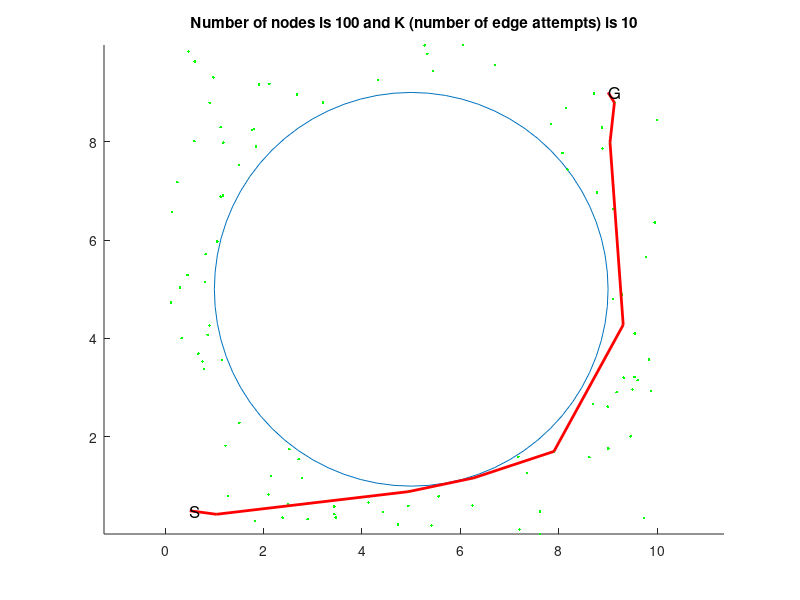

MATLAB code to generate this figure:
clf
% Automatically generated by solvePlanningProblem using
% #nodes=100
% #edges per node10
% step size for collision check 0.1
% xMin=0
% xMax=10
% yMin=0
% yMax=10
% worldModel="SingleCircleWorld"
% problem spec file "problem1.txt"

clf
hold on
plot(5 + 4*cos((0:5:360)/180*pi),5 + 4*sin((0:5:360)/180*pi))
plot(2.77867,1.16934,'.g')
plot(3.20633,8.79197,'.g')
plot(0.249728,7.17579,'.g')
plot(1.04126,0.428079,'.g')
plot(4.73078,0.221279,'.g')
plot(9.03957,7.98388,'.g')
plot(4.42378,0.469224,'.g')
plot(6.24803,0.606471,'.g')
plot(6.26889,1.16677,'.g')
plot(9.86868,2.93061,'.g')
plot(8.87894,8.2879,'.g')
plot(0.899879,4.26403,'.g')
plot(5.55726,0.793592,'.g')
plot(7.89979,1.70549,'.g')
plot(8.77117,6.9706,'.g')
plot(4.94026,0.887507,'.g')
plot(4.13165,0.667298,'.g')
plot(5.2734,9.95558,'.g')
plot(3.46703,0.361481,'.g')
plot(5.41026,0.198919,'.g')
plot(9.73644,0.355141,'.g')
plot(1.90868,9.16122,'.g')
plot(2.68037,8.95947,'.g')
plot(1.82723,0.291673,'.g')
plot(2.15275,1.20201,'.g')
plot(9.45987,2.01194,'.g')
plot(7.35653,1.26386,'.g')
plot(1.27809,0.803185,'.g')
plot(9.12886,8.79459,'.g')
plot(0.594872,8.01056,'.g')
plot(3.43728,0.428352,'.g')
plot(9.31774,3.20353,'.g')
plot(1.76285,8.2397,'.g')
plot(3.43432,0.586041,'.g')
plot(9.59857,3.15308,'.g')
plot(0.786778,3.38537,'.g')
plot(0.602703,9.62864,'.g')
plot(8.62031,1.58909,'.g')
plot(7.83533,8.35457,'.g')
plot(5.32872,9.78217,'.g')
plot(9.0029,1.7682,'.g')
plot(1.15211,3.56454,'.g')
plot(9.30769,4.27691,'.g')
plot(0.334623,4.00907,'.g')
plot(0.453697,5.29183,'.g')
plot(9.82886,3.5756,'.g')
plot(1.22519,1.82132,'.g')
plot(0.903123,8.78894,'.g')
plot(0.811873,5.15044,'.g')
plot(2.10155,0.831005,'.g')
plot(6.69956,9.55624,'.g')
plot(1.80272,8.25556,'.g')
plot(1.17433,6.90756,'.g')
plot(0.143784,6.57496,'.g')
plot(8.99046,2.61505,'.g')
plot(1.18213,7.98203,'.g')
plot(0.823211,5.71369,'.g')
plot(9.99574,8.43991,'.g')
plot(9.49562,2.96072,'.g')
plot(0.864763,4.07541,'.g')
plot(5.43818,9.43343,'.g')
plot(7.6159,0.485089,'.g')
plot(7.17865,1.59644,'.g')
plot(0.674939,3.69198,'.g')
plot(1.12792,6.88331,'.g')
plot(1.84732,7.89925,'.g')
plot(2.71206,1.55055,'.g')
plot(0.117495,4.73157,'.g')
plot(0.978123,9.30686,'.g')
plot(0.477767,9.83107,'.g')
plot(0.760013,3.53192,'.g')
plot(1.05706,5.97248,'.g')
plot(9.53669,3.22043,'.g')
plot(9.76889,5.65828,'.g')
plot(8.71595,8.97663,'.g')
plot(0.301959,5.03231,'.g')
plot(8.07329,7.76912,'.g')
plot(2.49364,0.636348,'.g')
plot(8.17739,7.43137,'.g')
plot(9.09828,4.80428,'.g')
plot(4.94024,0.602392,'.g')
plot(1.12859,8.29392,'.g')
plot(4.31899,9.25549,'.g')
plot(9.94921,6.3603,'.g')
plot(8.14831,8.68917,'.g')
plot(8.88903,7.8591,'.g')
plot(7.61171,0.0274955,'.g')
plot(2.11752,9.17701,'.g')
plot(1.50903,2.28695,'.g')
plot(8.69475,2.66403,'.g')
plot(9.17195,2.91007,'.g')
plot(9.54448,4.10151,'.g')
plot(7.20355,0.118575,'.g')
plot(2.89524,0.327605,'.g')
plot(6.05997,9.96379,'.g')
plot(1.49447,7.52617,'.g')
plot(2.38772,0.360862,'.g')
plot(9.09898,6.63548,'.g')
plot(2.52465,1.74943,'.g')
plot(9.28333,4.89745,'.g')
if 0
  plot([0.249728,3.20633] ,[7.17579, 8.79197], 'k')
  plot([1.04126,2.77867] ,[0.428079, 1.16934], 'k')
  plot([1.04126,0.249728] ,[0.428079, 7.17579], 'k')
  plot([4.73078,2.77867] ,[0.221279, 1.16934], 'k')
  plot([4.73078,1.04126] ,[0.221279, 0.428079], 'k')
  plot([4.42378,4.73078] ,[0.469224, 0.221279], 'k')
  plot([4.42378,2.77867] ,[0.469224, 1.16934], 'k')
  plot([4.42378,1.04126] ,[0.469224, 0.428079], 'k')
  plot([6.24803,4.73078] ,[0.606471, 0.221279], 'k')
  plot([6.24803,4.42378] ,[0.606471, 0.469224], 'k')
  plot([6.24803,2.77867] ,[0.606471, 1.16934], 'k')
  plot([6.24803,1.04126] ,[0.606471, 0.428079], 'k')
  plot([6.26889,6.24803] ,[1.16677, 0.606471], 'k')
  plot([6.26889,4.73078] ,[1.16677, 0.221279], 'k')
  plot([6.26889,4.42378] ,[1.16677, 0.469224], 'k')
  plot([9.86868,6.26889] ,[2.93061, 1.16677], 'k')
  plot([9.86868,6.24803] ,[2.93061, 0.606471], 'k')
  plot([9.86868,9.03957] ,[2.93061, 7.98388], 'k')
  plot([9.86868,4.73078] ,[2.93061, 0.221279], 'k')
  plot([8.87894,9.03957] ,[8.2879, 7.98388], 'k')
  plot([8.87894,9.86868] ,[8.2879, 2.93061], 'k')
  plot([0.899879,0.249728] ,[4.26403, 7.17579], 'k')
  plot([0.899879,1.04126] ,[4.26403, 0.428079], 'k')
  plot([5.55726,6.24803] ,[0.793592, 0.606471], 'k')
  plot([5.55726,6.26889] ,[0.793592, 1.16677], 'k')
  plot([5.55726,4.73078] ,[0.793592, 0.221279], 'k')
  plot([5.55726,4.42378] ,[0.793592, 0.469224], 'k')
  plot([5.55726,2.77867] ,[0.793592, 1.16934], 'k')
  plot([5.55726,1.04126] ,[0.793592, 0.428079], 'k')
  plot([5.55726,9.86868] ,[0.793592, 2.93061], 'k')
  plot([7.89979,6.26889] ,[1.70549, 1.16677], 'k')
  plot([7.89979,6.24803] ,[1.70549, 0.606471], 'k')
  plot([7.89979,9.86868] ,[1.70549, 2.93061], 'k')
  plot([7.89979,5.55726] ,[1.70549, 0.793592], 'k')
  plot([7.89979,4.73078] ,[1.70549, 0.221279], 'k')
  plot([7.89979,4.42378] ,[1.70549, 0.469224], 'k')
  plot([8.77117,9.03957] ,[6.9706, 7.98388], 'k')
  plot([8.77117,8.87894] ,[6.9706, 8.2879], 'k')
  plot([8.77117,9.86868] ,[6.9706, 2.93061], 'k')
  plot([4.94026,5.55726] ,[0.887507, 0.793592], 'k')
  plot([4.94026,4.42378] ,[0.887507, 0.469224], 'k')
  plot([4.94026,4.73078] ,[0.887507, 0.221279], 'k')
  plot([4.94026,6.24803] ,[0.887507, 0.606471], 'k')
  plot([4.94026,6.26889] ,[0.887507, 1.16677], 'k')
  plot([4.94026,2.77867] ,[0.887507, 1.16934], 'k')
  plot([4.94026,1.04126] ,[0.887507, 0.428079], 'k')
  plot([4.13165,4.42378] ,[0.667298, 0.469224], 'k')
  plot([4.13165,4.73078] ,[0.667298, 0.221279], 'k')
  plot([4.13165,4.94026] ,[0.667298, 0.887507], 'k')
  plot([4.13165,5.55726] ,[0.667298, 0.793592], 'k')
  plot([4.13165,2.77867] ,[0.667298, 1.16934], 'k')
  plot([4.13165,6.24803] ,[0.667298, 0.606471], 'k')
  plot([4.13165,6.26889] ,[0.667298, 1.16677], 'k')
  plot([4.13165,1.04126] ,[0.667298, 0.428079], 'k')
  plot([5.2734,3.20633] ,[9.95558, 8.79197], 'k')
  plot([5.2734,8.87894] ,[9.95558, 8.2879], 'k')
  plot([5.2734,9.03957] ,[9.95558, 7.98388], 'k')
  plot([5.2734,0.249728] ,[9.95558, 7.17579], 'k')
  plot([3.46703,4.13165] ,[0.361481, 0.667298], 'k')
  plot([3.46703,4.42378] ,[0.361481, 0.469224], 'k')
  plot([3.46703,2.77867] ,[0.361481, 1.16934], 'k')
  plot([3.46703,4.73078] ,[0.361481, 0.221279], 'k')
  plot([3.46703,4.94026] ,[0.361481, 0.887507], 'k')
  plot([3.46703,5.55726] ,[0.361481, 0.793592], 'k')
  plot([3.46703,1.04126] ,[0.361481, 0.428079], 'k')
  plot([3.46703,6.24803] ,[0.361481, 0.606471], 'k')
  plot([3.46703,6.26889] ,[0.361481, 1.16677], 'k')
  plot([5.41026,5.55726] ,[0.198919, 0.793592], 'k')
  plot([5.41026,4.73078] ,[0.198919, 0.221279], 'k')
  plot([5.41026,4.94026] ,[0.198919, 0.887507], 'k')
  plot([5.41026,6.24803] ,[0.198919, 0.606471], 'k')
  plot([5.41026,4.42378] ,[0.198919, 0.469224], 'k')
  plot([5.41026,4.13165] ,[0.198919, 0.667298], 'k')
  plot([5.41026,3.46703] ,[0.198919, 0.361481], 'k')
  plot([5.41026,2.77867] ,[0.198919, 1.16934], 'k')
  plot([5.41026,7.89979] ,[0.198919, 1.70549], 'k')
  plot([9.73644,7.89979] ,[0.355141, 1.70549], 'k')
  plot([9.73644,9.86868] ,[0.355141, 2.93061], 'k')
  plot([9.73644,6.24803] ,[0.355141, 0.606471], 'k')
  plot([9.73644,5.55726] ,[0.355141, 0.793592], 'k')
  plot([9.73644,5.41026] ,[0.355141, 0.198919], 'k')
  plot([9.73644,4.94026] ,[0.355141, 0.887507], 'k')
  plot([9.73644,4.73078] ,[0.355141, 0.221279], 'k')
  plot([9.73644,4.42378] ,[0.355141, 0.469224], 'k')
  plot([9.73644,4.13165] ,[0.355141, 0.667298], 'k')
  plot([1.90868,3.20633] ,[9.16122, 8.79197], 'k')
  plot([1.90868,0.249728] ,[9.16122, 7.17579], 'k')
  plot([1.90868,5.2734] ,[9.16122, 9.95558], 'k')
  plot([2.68037,3.20633] ,[8.95947, 8.79197], 'k')
  plot([2.68037,1.90868] ,[8.95947, 9.16122], 'k')
  plot([2.68037,5.2734] ,[8.95947, 9.95558], 'k')
  plot([2.68037,0.249728] ,[8.95947, 7.17579], 'k')
  plot([1.82723,1.04126] ,[0.291673, 0.428079], 'k')
  plot([1.82723,2.77867] ,[0.291673, 1.16934], 'k')
  plot([1.82723,3.46703] ,[0.291673, 0.361481], 'k')
  plot([1.82723,4.13165] ,[0.291673, 0.667298], 'k')
  plot([1.82723,4.42378] ,[0.291673, 0.469224], 'k')
  plot([1.82723,4.73078] ,[0.291673, 0.221279], 'k')
  plot([1.82723,4.94026] ,[0.291673, 0.887507], 'k')
  plot([1.82723,5.41026] ,[0.291673, 0.198919], 'k')
  plot([1.82723,5.55726] ,[0.291673, 0.793592], 'k')
  plot([1.82723,0.899879] ,[0.291673, 4.26403], 'k')
  plot([2.15275,2.77867] ,[1.20201, 1.16934], 'k')
  plot([2.15275,1.82723] ,[1.20201, 0.291673], 'k')
  plot([2.15275,1.04126] ,[1.20201, 0.428079], 'k')
  plot([2.15275,3.46703] ,[1.20201, 0.361481], 'k')
  plot([2.15275,4.13165] ,[1.20201, 0.667298], 'k')
  plot([2.15275,4.42378] ,[1.20201, 0.469224], 'k')
  plot([2.15275,4.73078] ,[1.20201, 0.221279], 'k')
  plot([2.15275,4.94026] ,[1.20201, 0.887507], 'k')
  plot([2.15275,0.899879] ,[1.20201, 4.26403], 'k')
  plot([2.15275,5.41026] ,[1.20201, 0.198919], 'k')
  plot([9.45987,9.86868] ,[2.01194, 2.93061], 'k')
  plot([9.45987,7.89979] ,[2.01194, 1.70549], 'k')
  plot([9.45987,9.73644] ,[2.01194, 0.355141], 'k')
  plot([9.45987,6.26889] ,[2.01194, 1.16677], 'k')
  plot([9.45987,6.24803] ,[2.01194, 0.606471], 'k')
  plot([9.45987,5.55726] ,[2.01194, 0.793592], 'k')
  plot([9.45987,5.41026] ,[2.01194, 0.198919], 'k')
  plot([9.45987,8.77117] ,[2.01194, 6.9706], 'k')
  plot([9.45987,4.73078] ,[2.01194, 0.221279], 'k')
  plot([7.35653,7.89979] ,[1.26386, 1.70549], 'k')
  plot([7.35653,6.26889] ,[1.26386, 1.16677], 'k')
  plot([7.35653,6.24803] ,[1.26386, 0.606471], 'k')
  plot([7.35653,5.55726] ,[1.26386, 0.793592], 'k')
  plot([7.35653,5.41026] ,[1.26386, 0.198919], 'k')
  plot([7.35653,9.45987] ,[1.26386, 2.01194], 'k')
  plot([7.35653,4.94026] ,[1.26386, 0.887507], 'k')
  plot([7.35653,9.73644] ,[1.26386, 0.355141], 'k')
  plot([7.35653,4.73078] ,[1.26386, 0.221279], 'k')
  plot([7.35653,9.86868] ,[1.26386, 2.93061], 'k')
  plot([1.27809,1.04126] ,[0.803185, 0.428079], 'k')
  plot([1.27809,1.82723] ,[0.803185, 0.291673], 'k')
  plot([1.27809,2.15275] ,[0.803185, 1.20201], 'k')
  plot([1.27809,2.77867] ,[0.803185, 1.16934], 'k')
  plot([1.27809,3.46703] ,[0.803185, 0.361481], 'k')
  plot([1.27809,4.13165] ,[0.803185, 0.667298], 'k')
  plot([1.27809,4.42378] ,[0.803185, 0.469224], 'k')
  plot([1.27809,0.899879] ,[0.803185, 4.26403], 'k')
  plot([1.27809,4.73078] ,[0.803185, 0.221279], 'k')
  plot([1.27809,4.94026] ,[0.803185, 0.887507], 'k')
  plot([9.12886,8.87894] ,[8.79459, 8.2879], 'k')
  plot([9.12886,9.03957] ,[8.79459, 7.98388], 'k')
  plot([9.12886,8.77117] ,[8.79459, 6.9706], 'k')
  plot([9.12886,5.2734] ,[8.79459, 9.95558], 'k')
  plot([9.12886,9.86868] ,[8.79459, 2.93061], 'k')
  plot([9.12886,9.45987] ,[8.79459, 2.01194], 'k')
  plot([0.594872,0.249728] ,[8.01056, 7.17579], 'k')
  plot([0.594872,1.90868] ,[8.01056, 9.16122], 'k')
  plot([0.594872,2.68037] ,[8.01056, 8.95947], 'k')
  plot([0.594872,3.20633] ,[8.01056, 8.79197], 'k')
  plot([0.594872,0.899879] ,[8.01056, 4.26403], 'k')
  plot([0.594872,5.2734] ,[8.01056, 9.95558], 'k')
  plot([0.594872,1.27809] ,[8.01056, 0.803185], 'k')
  plot([0.594872,1.04126] ,[8.01056, 0.428079], 'k')
  plot([3.43728,3.46703] ,[0.428352, 0.361481], 'k')
  plot([3.43728,4.13165] ,[0.428352, 0.667298], 'k')
  plot([3.43728,4.42378] ,[0.428352, 0.469224], 'k')
  plot([3.43728,2.77867] ,[0.428352, 1.16934], 'k')
  plot([3.43728,4.73078] ,[0.428352, 0.221279], 'k')
  plot([3.43728,2.15275] ,[0.428352, 1.20201], 'k')
  plot([3.43728,4.94026] ,[0.428352, 0.887507], 'k')
  plot([3.43728,1.82723] ,[0.428352, 0.291673], 'k')
  plot([3.43728,5.41026] ,[0.428352, 0.198919], 'k')
  plot([3.43728,5.55726] ,[0.428352, 0.793592], 'k')
  plot([9.31774,9.86868] ,[3.20353, 2.93061], 'k')
  plot([9.31774,9.45987] ,[3.20353, 2.01194], 'k')
  plot([9.31774,7.89979] ,[3.20353, 1.70549], 'k')
  plot([9.31774,7.35653] ,[3.20353, 1.26386], 'k')
  plot([9.31774,9.73644] ,[3.20353, 0.355141], 'k')
  plot([9.31774,8.77117] ,[3.20353, 6.9706], 'k')
  plot([9.31774,6.24803] ,[3.20353, 0.606471], 'k')
  plot([9.31774,9.03957] ,[3.20353, 7.98388], 'k')
  plot([1.76285,1.90868] ,[8.2397, 9.16122], 'k')
  plot([1.76285,2.68037] ,[8.2397, 8.95947], 'k')
  plot([1.76285,0.594872] ,[8.2397, 8.01056], 'k')
  plot([1.76285,3.20633] ,[8.2397, 8.79197], 'k')
  plot([1.76285,0.249728] ,[8.2397, 7.17579], 'k')
  plot([1.76285,5.2734] ,[8.2397, 9.95558], 'k')
  plot([3.43432,3.43728] ,[0.586041, 0.428352], 'k')
  plot([3.43432,3.46703] ,[0.586041, 0.361481], 'k')
  plot([3.43432,4.13165] ,[0.586041, 0.667298], 'k')
  plot([3.43432,2.77867] ,[0.586041, 1.16934], 'k')
  plot([3.43432,4.42378] ,[0.586041, 0.469224], 'k')
  plot([3.43432,4.73078] ,[0.586041, 0.221279], 'k')
  plot([3.43432,2.15275] ,[0.586041, 1.20201], 'k')
  plot([3.43432,4.94026] ,[0.586041, 0.887507], 'k')
  plot([3.43432,1.82723] ,[0.586041, 0.291673], 'k')
  plot([3.43432,5.41026] ,[0.586041, 0.198919], 'k')
  plot([9.59857,9.31774] ,[3.15308, 3.20353], 'k')
  plot([9.59857,9.86868] ,[3.15308, 2.93061], 'k')
  plot([9.59857,9.45987] ,[3.15308, 2.01194], 'k')
  plot([9.59857,7.89979] ,[3.15308, 1.70549], 'k')
  plot([9.59857,9.73644] ,[3.15308, 0.355141], 'k')
  plot([9.59857,7.35653] ,[3.15308, 1.26386], 'k')
  plot([9.59857,8.77117] ,[3.15308, 6.9706], 'k')
  plot([9.59857,6.24803] ,[3.15308, 0.606471], 'k')
  plot([0.786778,0.899879] ,[3.38537, 4.26403], 'k')
  plot([0.786778,2.15275] ,[3.38537, 1.20201], 'k')
  plot([0.786778,1.27809] ,[3.38537, 0.803185], 'k')
  plot([0.786778,1.04126] ,[3.38537, 0.428079], 'k')
  plot([0.786778,2.77867] ,[3.38537, 1.16934], 'k')
  plot([0.786778,1.82723] ,[3.38537, 0.291673], 'k')
  plot([0.786778,0.249728] ,[3.38537, 7.17579], 'k')
  plot([0.786778,3.43432] ,[3.38537, 0.586041], 'k')
  plot([0.786778,3.43728] ,[3.38537, 0.428352], 'k')
  plot([0.786778,3.46703] ,[3.38537, 0.361481], 'k')
  plot([0.602703,1.90868] ,[9.62864, 9.16122], 'k')
  plot([0.602703,0.594872] ,[9.62864, 8.01056], 'k')
  plot([0.602703,1.76285] ,[9.62864, 8.2397], 'k')
  plot([0.602703,2.68037] ,[9.62864, 8.95947], 'k')
  plot([0.602703,0.249728] ,[9.62864, 7.17579], 'k')
  plot([0.602703,3.20633] ,[9.62864, 8.79197], 'k')
  plot([0.602703,5.2734] ,[9.62864, 9.95558], 'k')
  plot([0.602703,0.899879] ,[9.62864, 4.26403], 'k')
  plot([0.602703,0.786778] ,[9.62864, 3.38537], 'k')
  plot([8.62031,7.89979] ,[1.58909, 1.70549], 'k')
  plot([8.62031,9.45987] ,[1.58909, 2.01194], 'k')
  plot([8.62031,7.35653] ,[1.58909, 1.26386], 'k')
  plot([8.62031,9.73644] ,[1.58909, 0.355141], 'k')
  plot([8.62031,9.31774] ,[1.58909, 3.20353], 'k')
  plot([8.62031,9.86868] ,[1.58909, 2.93061], 'k')
  plot([8.62031,9.59857] ,[1.58909, 3.15308], 'k')
  plot([8.62031,6.26889] ,[1.58909, 1.16677], 'k')
  plot([8.62031,6.24803] ,[1.58909, 0.606471], 'k')
  plot([8.62031,5.55726] ,[1.58909, 0.793592], 'k')
  plot([7.83533,8.87894] ,[8.35457, 8.2879], 'k')
  plot([7.83533,9.03957] ,[8.35457, 7.98388], 'k')
  plot([7.83533,9.12886] ,[8.35457, 8.79459], 'k')
  plot([7.83533,8.77117] ,[8.35457, 6.9706], 'k')
  plot([7.83533,5.2734] ,[8.35457, 9.95558], 'k')
  plot([5.32872,5.2734] ,[9.78217, 9.95558], 'k')
  plot([5.32872,3.20633] ,[9.78217, 8.79197], 'k')
  plot([5.32872,2.68037] ,[9.78217, 8.95947], 'k')
  plot([5.32872,7.83533] ,[9.78217, 8.35457], 'k')
  plot([5.32872,1.90868] ,[9.78217, 9.16122], 'k')
  plot([5.32872,8.87894] ,[9.78217, 8.2879], 'k')
  plot([5.32872,1.76285] ,[9.78217, 8.2397], 'k')
  plot([5.32872,9.12886] ,[9.78217, 8.79459], 'k')
  plot([5.32872,9.03957] ,[9.78217, 7.98388], 'k')
  plot([9.0029,8.62031] ,[1.7682, 1.58909], 'k')
  plot([9.0029,9.45987] ,[1.7682, 2.01194], 'k')
  plot([9.0029,7.89979] ,[1.7682, 1.70549], 'k')
  plot([9.0029,9.86868] ,[1.7682, 2.93061], 'k')
  plot([9.0029,9.31774] ,[1.7682, 3.20353], 'k')
  plot([9.0029,9.59857] ,[1.7682, 3.15308], 'k')
  plot([9.0029,9.73644] ,[1.7682, 0.355141], 'k')
  plot([9.0029,7.35653] ,[1.7682, 1.26386], 'k')
  plot([9.0029,6.26889] ,[1.7682, 1.16677], 'k')
  plot([9.0029,6.24803] ,[1.7682, 0.606471], 'k')
  plot([1.15211,0.786778] ,[3.56454, 3.38537], 'k')
  plot([1.15211,0.899879] ,[3.56454, 4.26403], 'k')
  plot([1.15211,2.15275] ,[3.56454, 1.20201], 'k')
  plot([1.15211,1.27809] ,[3.56454, 0.803185], 'k')
  plot([1.15211,1.04126] ,[3.56454, 0.428079], 'k')
  plot([1.15211,1.82723] ,[3.56454, 0.291673], 'k')
  plot([1.15211,0.249728] ,[3.56454, 7.17579], 'k')
  plot([9.30769,9.31774] ,[4.27691, 3.20353], 'k')
  plot([9.30769,9.59857] ,[4.27691, 3.15308], 'k')
  plot([9.30769,9.86868] ,[4.27691, 2.93061], 'k')
  plot([9.30769,9.45987] ,[4.27691, 2.01194], 'k')
  plot([9.30769,9.0029] ,[4.27691, 1.7682], 'k')
  plot([9.30769,8.77117] ,[4.27691, 6.9706], 'k')
  plot([9.30769,8.62031] ,[4.27691, 1.58909], 'k')
  plot([9.30769,7.89979] ,[4.27691, 1.70549], 'k')
  plot([9.30769,7.35653] ,[4.27691, 1.26386], 'k')
  plot([9.30769,9.03957] ,[4.27691, 7.98388], 'k')
  plot([0.334623,0.899879] ,[4.00907, 4.26403], 'k')
  plot([0.334623,0.786778] ,[4.00907, 3.38537], 'k')
  plot([0.334623,1.15211] ,[4.00907, 3.56454], 'k')
  plot([0.334623,0.249728] ,[4.00907, 7.17579], 'k')
  plot([0.334623,1.27809] ,[4.00907, 0.803185], 'k')
  plot([0.334623,2.15275] ,[4.00907, 1.20201], 'k')
  plot([0.334623,1.04126] ,[4.00907, 0.428079], 'k')
  plot([0.334623,2.77867] ,[4.00907, 1.16934], 'k')
  plot([0.334623,1.82723] ,[4.00907, 0.291673], 'k')
  plot([0.334623,0.594872] ,[4.00907, 8.01056], 'k')
  plot([0.453697,0.899879] ,[5.29183, 4.26403], 'k')
  plot([0.453697,0.334623] ,[5.29183, 4.00907], 'k')
  plot([0.453697,1.15211] ,[5.29183, 3.56454], 'k')
  plot([0.453697,0.249728] ,[5.29183, 7.17579], 'k')
  plot([0.453697,0.786778] ,[5.29183, 3.38537], 'k')
  plot([0.453697,0.594872] ,[5.29183, 8.01056], 'k')
  plot([0.453697,1.76285] ,[5.29183, 8.2397], 'k')
  plot([0.453697,1.90868] ,[5.29183, 9.16122], 'k')
  plot([0.453697,2.68037] ,[5.29183, 8.95947], 'k')
  plot([0.453697,0.602703] ,[5.29183, 9.62864], 'k')
  plot([9.82886,9.59857] ,[3.5756, 3.15308], 'k')
  plot([9.82886,9.31774] ,[3.5756, 3.20353], 'k')
  plot([9.82886,9.86868] ,[3.5756, 2.93061], 'k')
  plot([9.82886,9.30769] ,[3.5756, 4.27691], 'k')
  plot([9.82886,9.45987] ,[3.5756, 2.01194], 'k')
  plot([9.82886,9.0029] ,[3.5756, 1.7682], 'k')
  plot([9.82886,8.62031] ,[3.5756, 1.58909], 'k')
  plot([9.82886,7.89979] ,[3.5756, 1.70549], 'k')
  plot([9.82886,9.73644] ,[3.5756, 0.355141], 'k')
  plot([9.82886,7.35653] ,[3.5756, 1.26386], 'k')
  plot([1.22519,1.27809] ,[1.82132, 0.803185], 'k')
  plot([1.22519,2.15275] ,[1.82132, 1.20201], 'k')
  plot([1.22519,1.04126] ,[1.82132, 0.428079], 'k')
  plot([1.22519,0.786778] ,[1.82132, 3.38537], 'k')
  plot([1.22519,1.82723] ,[1.82132, 0.291673], 'k')
  plot([1.22519,2.77867] ,[1.82132, 1.16934], 'k')
  plot([1.22519,1.15211] ,[1.82132, 3.56454], 'k')
  plot([1.22519,0.334623] ,[1.82132, 4.00907], 'k')
  plot([1.22519,0.899879] ,[1.82132, 4.26403], 'k')
  plot([1.22519,3.43432] ,[1.82132, 0.586041], 'k')
  plot([0.903123,0.594872] ,[8.78894, 8.01056], 'k')
  plot([0.903123,0.602703] ,[8.78894, 9.62864], 'k')
  plot([0.903123,1.76285] ,[8.78894, 8.2397], 'k')
  plot([0.903123,1.90868] ,[8.78894, 9.16122], 'k')
  plot([0.903123,0.249728] ,[8.78894, 7.17579], 'k')
  plot([0.903123,2.68037] ,[8.78894, 8.95947], 'k')
  plot([0.903123,3.20633] ,[8.78894, 8.79197], 'k')
  plot([0.903123,0.453697] ,[8.78894, 5.29183], 'k')
  plot([0.903123,5.2734] ,[8.78894, 9.95558], 'k')
  plot([0.903123,0.899879] ,[8.78894, 4.26403], 'k')
  plot([0.811873,0.453697] ,[5.15044, 5.29183], 'k')
  plot([0.811873,0.899879] ,[5.15044, 4.26403], 'k')
  plot([0.811873,0.334623] ,[5.15044, 4.00907], 'k')
  plot([0.811873,1.15211] ,[5.15044, 3.56454], 'k')
  plot([0.811873,0.786778] ,[5.15044, 3.38537], 'k')
  plot([0.811873,0.249728] ,[5.15044, 7.17579], 'k')
  plot([0.811873,0.594872] ,[5.15044, 8.01056], 'k')
  plot([0.811873,1.76285] ,[5.15044, 8.2397], 'k')
  plot([0.811873,1.22519] ,[5.15044, 1.82132], 'k')
  plot([0.811873,0.903123] ,[5.15044, 8.78894], 'k')
  plot([2.10155,2.15275] ,[0.831005, 1.20201], 'k')
  plot([2.10155,1.82723] ,[0.831005, 0.291673], 'k')
  plot([2.10155,2.77867] ,[0.831005, 1.16934], 'k')
  plot([2.10155,1.27809] ,[0.831005, 0.803185], 'k')
  plot([2.10155,1.04126] ,[0.831005, 0.428079], 'k')
  plot([2.10155,1.22519] ,[0.831005, 1.82132], 'k')
  plot([2.10155,3.43432] ,[0.831005, 0.586041], 'k')
  plot([2.10155,3.43728] ,[0.831005, 0.428352], 'k')
  plot([2.10155,3.46703] ,[0.831005, 0.361481], 'k')
  plot([2.10155,4.13165] ,[0.831005, 0.667298], 'k')
  plot([6.69956,5.32872] ,[9.55624, 9.78217], 'k')
  plot([6.69956,5.2734] ,[9.55624, 9.95558], 'k')
  plot([6.69956,7.83533] ,[9.55624, 8.35457], 'k')
  plot([6.69956,8.87894] ,[9.55624, 8.2879], 'k')
  plot([6.69956,9.12886] ,[9.55624, 8.79459], 'k')
  plot([6.69956,9.03957] ,[9.55624, 7.98388], 'k')
  plot([6.69956,8.77117] ,[9.55624, 6.9706], 'k')
  plot([6.69956,3.20633] ,[9.55624, 8.79197], 'k')
  plot([6.69956,2.68037] ,[9.55624, 8.95947], 'k')
  plot([6.69956,1.90868] ,[9.55624, 9.16122], 'k')
  plot([1.80272,1.76285] ,[8.25556, 8.2397], 'k')
  plot([1.80272,1.90868] ,[8.25556, 9.16122], 'k')
  plot([1.80272,0.903123] ,[8.25556, 8.78894], 'k')
  plot([1.80272,2.68037] ,[8.25556, 8.95947], 'k')
  plot([1.80272,0.594872] ,[8.25556, 8.01056], 'k')
  plot([1.80272,3.20633] ,[8.25556, 8.79197], 'k')
  plot([1.80272,0.602703] ,[8.25556, 9.62864], 'k')
  plot([1.80272,0.249728] ,[8.25556, 7.17579], 'k')
  plot([1.80272,0.453697] ,[8.25556, 5.29183], 'k')
  plot([1.80272,0.811873] ,[8.25556, 5.15044], 'k')
  plot([1.17433,0.249728] ,[6.90756, 7.17579], 'k')
  plot([1.17433,0.594872] ,[6.90756, 8.01056], 'k')
  plot([1.17433,1.76285] ,[6.90756, 8.2397], 'k')
  plot([1.17433,1.80272] ,[6.90756, 8.25556], 'k')
  plot([1.17433,0.453697] ,[6.90756, 5.29183], 'k')
  plot([1.17433,0.811873] ,[6.90756, 5.15044], 'k')
  plot([1.17433,0.903123] ,[6.90756, 8.78894], 'k')
  plot([1.17433,1.90868] ,[6.90756, 9.16122], 'k')
  plot([1.17433,2.68037] ,[6.90756, 8.95947], 'k')
  plot([1.17433,0.899879] ,[6.90756, 4.26403], 'k')
  plot([0.143784,0.249728] ,[6.57496, 7.17579], 'k')
  plot([0.143784,1.17433] ,[6.57496, 6.90756], 'k')
  plot([0.143784,0.453697] ,[6.57496, 5.29183], 'k')
  plot([0.143784,0.594872] ,[6.57496, 8.01056], 'k')
  plot([0.143784,0.811873] ,[6.57496, 5.15044], 'k')
  plot([0.143784,1.76285] ,[6.57496, 8.2397], 'k')
  plot([0.143784,0.903123] ,[6.57496, 8.78894], 'k')
  plot([0.143784,1.80272] ,[6.57496, 8.25556], 'k')
  plot([0.143784,0.899879] ,[6.57496, 4.26403], 'k')
  plot([0.143784,0.334623] ,[6.57496, 4.00907], 'k')
  plot([8.99046,9.31774] ,[2.61505, 3.20353], 'k')
  plot([8.99046,9.45987] ,[2.61505, 2.01194], 'k')
  plot([8.99046,9.59857] ,[2.61505, 3.15308], 'k')
  plot([8.99046,9.0029] ,[2.61505, 1.7682], 'k')
  plot([8.99046,9.86868] ,[2.61505, 2.93061], 'k')
  plot([8.99046,8.62031] ,[2.61505, 1.58909], 'k')
  plot([8.99046,9.82886] ,[2.61505, 3.5756], 'k')
  plot([8.99046,7.89979] ,[2.61505, 1.70549], 'k')
  plot([8.99046,9.30769] ,[2.61505, 4.27691], 'k')
  plot([8.99046,7.35653] ,[2.61505, 1.26386], 'k')
  plot([1.18213,0.594872] ,[7.98203, 8.01056], 'k')
  plot([1.18213,1.76285] ,[7.98203, 8.2397], 'k')
  plot([1.18213,1.80272] ,[7.98203, 8.25556], 'k')
  plot([1.18213,0.903123] ,[7.98203, 8.78894], 'k')
  plot([1.18213,1.17433] ,[7.98203, 6.90756], 'k')
  plot([1.18213,0.249728] ,[7.98203, 7.17579], 'k')
  plot([1.18213,1.90868] ,[7.98203, 9.16122], 'k')
  plot([1.18213,0.602703] ,[7.98203, 9.62864], 'k')
  plot([1.18213,0.143784] ,[7.98203, 6.57496], 'k')
  plot([1.18213,2.68037] ,[7.98203, 8.95947], 'k')
  plot([0.823211,0.453697] ,[5.71369, 5.29183], 'k')
  plot([0.823211,0.811873] ,[5.71369, 5.15044], 'k')
  plot([0.823211,0.143784] ,[5.71369, 6.57496], 'k')
  plot([0.823211,1.17433] ,[5.71369, 6.90756], 'k')
  plot([0.823211,0.899879] ,[5.71369, 4.26403], 'k')
  plot([0.823211,0.249728] ,[5.71369, 7.17579], 'k')
  plot([0.823211,0.334623] ,[5.71369, 4.00907], 'k')
  plot([0.823211,1.15211] ,[5.71369, 3.56454], 'k')
  plot([0.823211,1.18213] ,[5.71369, 7.98203], 'k')
  plot([0.823211,0.594872] ,[5.71369, 8.01056], 'k')
  plot([9.99574,9.12886] ,[8.43991, 8.79459], 'k')
  plot([9.99574,9.03957] ,[8.43991, 7.98388], 'k')
  plot([9.99574,8.87894] ,[8.43991, 8.2879], 'k')
  plot([9.99574,8.77117] ,[8.43991, 6.9706], 'k')
  plot([9.99574,7.83533] ,[8.43991, 8.35457], 'k')
  plot([9.99574,6.69956] ,[8.43991, 9.55624], 'k')
  plot([9.99574,9.30769] ,[8.43991, 4.27691], 'k')
  plot([9.99574,5.32872] ,[8.43991, 9.78217], 'k')
  plot([9.99574,9.82886] ,[8.43991, 3.5756], 'k')
  plot([9.99574,5.2734] ,[8.43991, 9.95558], 'k')
  plot([9.49562,9.59857] ,[2.96072, 3.15308], 'k')
  plot([9.49562,9.31774] ,[2.96072, 3.20353], 'k')
  plot([9.49562,9.86868] ,[2.96072, 2.93061], 'k')
  plot([9.49562,8.99046] ,[2.96072, 2.61505], 'k')
  plot([9.49562,9.82886] ,[2.96072, 3.5756], 'k')
  plot([9.49562,9.45987] ,[2.96072, 2.01194], 'k')
  plot([9.49562,9.0029] ,[2.96072, 1.7682], 'k')
  plot([9.49562,9.30769] ,[2.96072, 4.27691], 'k')
  plot([9.49562,8.62031] ,[2.96072, 1.58909], 'k')
  plot([9.49562,7.89979] ,[2.96072, 1.70549], 'k')
  plot([0.864763,0.899879] ,[4.07541, 4.26403], 'k')
  plot([0.864763,0.334623] ,[4.07541, 4.00907], 'k')
  plot([0.864763,1.15211] ,[4.07541, 3.56454], 'k')
  plot([0.864763,0.786778] ,[4.07541, 3.38537], 'k')
  plot([0.864763,0.811873] ,[4.07541, 5.15044], 'k')
  plot([0.864763,0.453697] ,[4.07541, 5.29183], 'k')
  plot([0.864763,0.823211] ,[4.07541, 5.71369], 'k')
  plot([0.864763,1.22519] ,[4.07541, 1.82132], 'k')
  plot([0.864763,0.143784] ,[4.07541, 6.57496], 'k')
  plot([0.864763,1.17433] ,[4.07541, 6.90756], 'k')
  plot([5.43818,5.32872] ,[9.43343, 9.78217], 'k')
  plot([5.43818,5.2734] ,[9.43343, 9.95558], 'k')
  plot([5.43818,6.69956] ,[9.43343, 9.55624], 'k')
  plot([5.43818,3.20633] ,[9.43343, 8.79197], 'k')
  plot([5.43818,7.83533] ,[9.43343, 8.35457], 'k')
  plot([5.43818,2.68037] ,[9.43343, 8.95947], 'k')
  plot([5.43818,1.90868] ,[9.43343, 9.16122], 'k')
  plot([5.43818,8.87894] ,[9.43343, 8.2879], 'k')
  plot([5.43818,9.12886] ,[9.43343, 8.79459], 'k')
  plot([5.43818,1.80272] ,[9.43343, 8.25556], 'k')
  plot([7.6159,7.35653] ,[0.485089, 1.26386], 'k')
  plot([7.6159,7.89979] ,[0.485089, 1.70549], 'k')
  plot([7.6159,6.24803] ,[0.485089, 0.606471], 'k')
  plot([7.6159,8.62031] ,[0.485089, 1.58909], 'k')
  plot([7.6159,9.0029] ,[0.485089, 1.7682], 'k')
  plot([7.6159,5.55726] ,[0.485089, 0.793592], 'k')
  plot([7.6159,9.73644] ,[0.485089, 0.355141], 'k')
  plot([7.6159,5.41026] ,[0.485089, 0.198919], 'k')
  plot([7.6159,9.45987] ,[0.485089, 2.01194], 'k')
  plot([7.17865,7.35653] ,[1.59644, 1.26386], 'k')
  plot([7.17865,7.89979] ,[1.59644, 1.70549], 'k')
  plot([7.17865,6.26889] ,[1.59644, 1.16677], 'k')
  plot([7.17865,7.6159] ,[1.59644, 0.485089], 'k')
  plot([7.17865,6.24803] ,[1.59644, 0.606471], 'k')
  plot([7.17865,8.62031] ,[1.59644, 1.58909], 'k')
  plot([7.17865,5.55726] ,[1.59644, 0.793592], 'k')
  plot([7.17865,9.0029] ,[1.59644, 1.7682], 'k')
  plot([7.17865,8.99046] ,[1.59644, 2.61505], 'k')
  plot([7.17865,5.41026] ,[1.59644, 0.198919], 'k')
  plot([0.674939,0.786778] ,[3.69198, 3.38537], 'k')
  plot([0.674939,0.864763] ,[3.69198, 4.07541], 'k')
  plot([0.674939,0.334623] ,[3.69198, 4.00907], 'k')
  plot([0.674939,1.15211] ,[3.69198, 3.56454], 'k')
  plot([0.674939,0.899879] ,[3.69198, 4.26403], 'k')
  plot([0.674939,0.811873] ,[3.69198, 5.15044], 'k')
  plot([0.674939,0.453697] ,[3.69198, 5.29183], 'k')
  plot([0.674939,1.22519] ,[3.69198, 1.82132], 'k')
  plot([0.674939,0.823211] ,[3.69198, 5.71369], 'k')
  plot([0.674939,2.15275] ,[3.69198, 1.20201], 'k')
  plot([1.12792,1.17433] ,[6.88331, 6.90756], 'k')
  plot([1.12792,0.249728] ,[6.88331, 7.17579], 'k')
  plot([1.12792,0.143784] ,[6.88331, 6.57496], 'k')
  plot([1.12792,1.18213] ,[6.88331, 7.98203], 'k')
  plot([1.12792,0.823211] ,[6.88331, 5.71369], 'k')
  plot([1.12792,0.594872] ,[6.88331, 8.01056], 'k')
  plot([1.12792,1.76285] ,[6.88331, 8.2397], 'k')
  plot([1.12792,1.80272] ,[6.88331, 8.25556], 'k')
  plot([1.12792,0.453697] ,[6.88331, 5.29183], 'k')
  plot([1.12792,0.811873] ,[6.88331, 5.15044], 'k')
  plot([1.84732,1.76285] ,[7.89925, 8.2397], 'k')
  plot([1.84732,1.80272] ,[7.89925, 8.25556], 'k')
  plot([1.84732,1.18213] ,[7.89925, 7.98203], 'k')
  plot([1.84732,1.17433] ,[7.89925, 6.90756], 'k')
  plot([1.84732,1.12792] ,[7.89925, 6.88331], 'k')
  plot([1.84732,0.594872] ,[7.89925, 8.01056], 'k')
  plot([1.84732,1.90868] ,[7.89925, 9.16122], 'k')
  plot([1.84732,0.903123] ,[7.89925, 8.78894], 'k')
  plot([1.84732,2.68037] ,[7.89925, 8.95947], 'k')
  plot([1.84732,3.20633] ,[7.89925, 8.79197], 'k')
  plot([2.71206,2.77867] ,[1.55055, 1.16934], 'k')
  plot([2.71206,2.15275] ,[1.55055, 1.20201], 'k')
  plot([2.71206,2.10155] ,[1.55055, 0.831005], 'k')
  plot([2.71206,3.43432] ,[1.55055, 0.586041], 'k')
  plot([2.71206,3.43728] ,[1.55055, 0.428352], 'k')
  plot([2.71206,3.46703] ,[1.55055, 0.361481], 'k')
  plot([2.71206,1.22519] ,[1.55055, 1.82132], 'k')
  plot([2.71206,1.82723] ,[1.55055, 0.291673], 'k')
  plot([2.71206,1.27809] ,[1.55055, 0.803185], 'k')
  plot([2.71206,4.13165] ,[1.55055, 0.667298], 'k')
  plot([0.117495,0.453697] ,[4.73157, 5.29183], 'k')
  plot([0.117495,0.334623] ,[4.73157, 4.00907], 'k')
  plot([0.117495,0.811873] ,[4.73157, 5.15044], 'k')
  plot([0.117495,0.899879] ,[4.73157, 4.26403], 'k')
  plot([0.117495,0.864763] ,[4.73157, 4.07541], 'k')
  plot([0.117495,0.674939] ,[4.73157, 3.69198], 'k')
  plot([0.117495,0.823211] ,[4.73157, 5.71369], 'k')
  plot([0.117495,0.786778] ,[4.73157, 3.38537], 'k')
  plot([0.117495,1.15211] ,[4.73157, 3.56454], 'k')
  plot([0.117495,0.143784] ,[4.73157, 6.57496], 'k')
  plot([0.978123,0.602703] ,[9.30686, 9.62864], 'k')
  plot([0.978123,0.903123] ,[9.30686, 8.78894], 'k')
  plot([0.978123,1.90868] ,[9.30686, 9.16122], 'k')
  plot([0.978123,1.76285] ,[9.30686, 8.2397], 'k')
  plot([0.978123,1.80272] ,[9.30686, 8.25556], 'k')
  plot([0.978123,1.18213] ,[9.30686, 7.98203], 'k')
  plot([0.978123,0.594872] ,[9.30686, 8.01056], 'k')
  plot([0.978123,1.84732] ,[9.30686, 7.89925], 'k')
  plot([0.978123,2.68037] ,[9.30686, 8.95947], 'k')
  plot([0.978123,0.249728] ,[9.30686, 7.17579], 'k')
  plot([0.477767,0.602703] ,[9.83107, 9.62864], 'k')
  plot([0.477767,0.978123] ,[9.83107, 9.30686], 'k')
  plot([0.477767,0.903123] ,[9.83107, 8.78894], 'k')
  plot([0.477767,1.90868] ,[9.83107, 9.16122], 'k')
  plot([0.477767,0.594872] ,[9.83107, 8.01056], 'k')
  plot([0.477767,1.18213] ,[9.83107, 7.98203], 'k')
  plot([0.477767,1.76285] ,[9.83107, 8.2397], 'k')
  plot([0.477767,1.80272] ,[9.83107, 8.25556], 'k')
  plot([0.477767,1.84732] ,[9.83107, 7.89925], 'k')
  plot([0.477767,2.68037] ,[9.83107, 8.95947], 'k')
  plot([0.760013,0.786778] ,[3.53192, 3.38537], 'k')
  plot([0.760013,0.674939] ,[3.53192, 3.69198], 'k')
  plot([0.760013,1.15211] ,[3.53192, 3.56454], 'k')
  plot([0.760013,0.864763] ,[3.53192, 4.07541], 'k')
  plot([0.760013,0.334623] ,[3.53192, 4.00907], 'k')
  plot([0.760013,0.899879] ,[3.53192, 4.26403], 'k')
  plot([0.760013,0.117495] ,[3.53192, 4.73157], 'k')
  plot([0.760013,0.811873] ,[3.53192, 5.15044], 'k')
  plot([0.760013,1.22519] ,[3.53192, 1.82132], 'k')
  plot([0.760013,0.453697] ,[3.53192, 5.29183], 'k')
  plot([1.05706,0.823211] ,[5.97248, 5.71369], 'k')
  plot([1.05706,0.811873] ,[5.97248, 5.15044], 'k')
  plot([1.05706,0.453697] ,[5.97248, 5.29183], 'k')
  plot([1.05706,1.12792] ,[5.97248, 6.88331], 'k')
  plot([1.05706,1.17433] ,[5.97248, 6.90756], 'k')
  plot([1.05706,0.143784] ,[5.97248, 6.57496], 'k')
  plot([1.05706,0.249728] ,[5.97248, 7.17579], 'k')
  plot([1.05706,0.117495] ,[5.97248, 4.73157], 'k')
  plot([1.05706,0.899879] ,[5.97248, 4.26403], 'k')
  plot([1.05706,0.864763] ,[5.97248, 4.07541], 'k')
  plot([9.53669,9.59857] ,[3.22043, 3.15308], 'k')
  plot([9.53669,9.31774] ,[3.22043, 3.20353], 'k')
  plot([9.53669,9.49562] ,[3.22043, 2.96072], 'k')
  plot([9.53669,9.86868] ,[3.22043, 2.93061], 'k')
  plot([9.53669,9.82886] ,[3.22043, 3.5756], 'k')
  plot([9.53669,8.99046] ,[3.22043, 2.61505], 'k')
  plot([9.53669,9.30769] ,[3.22043, 4.27691], 'k')
  plot([9.53669,9.45987] ,[3.22043, 2.01194], 'k')
  plot([9.53669,9.0029] ,[3.22043, 1.7682], 'k')
  plot([9.53669,8.62031] ,[3.22043, 1.58909], 'k')
  plot([9.76889,9.30769] ,[5.65828, 4.27691], 'k')
  plot([9.76889,8.77117] ,[5.65828, 6.9706], 'k')
  plot([9.76889,9.82886] ,[5.65828, 3.5756], 'k')
  plot([9.76889,9.03957] ,[5.65828, 7.98388], 'k')
  plot([9.76889,9.53669] ,[5.65828, 3.22043], 'k')
  plot([9.76889,9.31774] ,[5.65828, 3.20353], 'k')
  plot([9.76889,9.59857] ,[5.65828, 3.15308], 'k')
  plot([9.76889,9.49562] ,[5.65828, 2.96072], 'k')
  plot([9.76889,9.86868] ,[5.65828, 2.93061], 'k')
  plot([9.76889,8.87894] ,[5.65828, 8.2879], 'k')
  plot([8.71595,9.12886] ,[8.97663, 8.79459], 'k')
  plot([8.71595,8.87894] ,[8.97663, 8.2879], 'k')
  plot([8.71595,9.03957] ,[8.97663, 7.98388], 'k')
  plot([8.71595,7.83533] ,[8.97663, 8.35457], 'k')
  plot([8.71595,9.99574] ,[8.97663, 8.43991], 'k')
  plot([8.71595,8.77117] ,[8.97663, 6.9706], 'k')
  plot([8.71595,6.69956] ,[8.97663, 9.55624], 'k')
  plot([8.71595,5.43818] ,[8.97663, 9.43343], 'k')
  plot([8.71595,9.76889] ,[8.97663, 5.65828], 'k')
  plot([8.71595,5.32872] ,[8.97663, 9.78217], 'k')
  plot([0.301959,0.453697] ,[5.03231, 5.29183], 'k')
  plot([0.301959,0.117495] ,[5.03231, 4.73157], 'k')
  plot([0.301959,0.811873] ,[5.03231, 5.15044], 'k')
  plot([0.301959,0.823211] ,[5.03231, 5.71369], 'k')
  plot([0.301959,0.899879] ,[5.03231, 4.26403], 'k')
  plot([0.301959,0.334623] ,[5.03231, 4.00907], 'k')
  plot([0.301959,0.864763] ,[5.03231, 4.07541], 'k')
  plot([0.301959,1.05706] ,[5.03231, 5.97248], 'k')
  plot([0.301959,0.674939] ,[5.03231, 3.69198], 'k')
  plot([0.301959,0.143784] ,[5.03231, 6.57496], 'k')
  plot([8.07329,7.83533] ,[7.76912, 8.35457], 'k')
  plot([8.07329,8.87894] ,[7.76912, 8.2879], 'k')
  plot([8.07329,9.03957] ,[7.76912, 7.98388], 'k')
  plot([8.07329,8.77117] ,[7.76912, 6.9706], 'k')
  plot([8.07329,8.71595] ,[7.76912, 8.97663], 'k')
  plot([8.07329,9.12886] ,[7.76912, 8.79459], 'k')
  plot([8.07329,9.99574] ,[7.76912, 8.43991], 'k')
  plot([8.07329,6.69956] ,[7.76912, 9.55624], 'k')
  plot([8.07329,9.76889] ,[7.76912, 5.65828], 'k')
  plot([2.49364,2.10155] ,[0.636348, 0.831005], 'k')
  plot([2.49364,2.77867] ,[0.636348, 1.16934], 'k')
  plot([2.49364,2.15275] ,[0.636348, 1.20201], 'k')
  plot([2.49364,1.82723] ,[0.636348, 0.291673], 'k')
  plot([2.49364,2.71206] ,[0.636348, 1.55055], 'k')
  plot([2.49364,3.43432] ,[0.636348, 0.586041], 'k')
  plot([2.49364,3.43728] ,[0.636348, 0.428352], 'k')
  plot([2.49364,3.46703] ,[0.636348, 0.361481], 'k')
  plot([2.49364,1.27809] ,[0.636348, 0.803185], 'k')
  plot([2.49364,1.04126] ,[0.636348, 0.428079], 'k')
  plot([8.17739,8.07329] ,[7.43137, 7.76912], 'k')
  plot([8.17739,8.77117] ,[7.43137, 6.9706], 'k')
  plot([8.17739,7.83533] ,[7.43137, 8.35457], 'k')
  plot([8.17739,9.03957] ,[7.43137, 7.98388], 'k')
  plot([8.17739,8.87894] ,[7.43137, 8.2879], 'k')
  plot([8.17739,8.71595] ,[7.43137, 8.97663], 'k')
  plot([8.17739,9.12886] ,[7.43137, 8.79459], 'k')
  plot([8.17739,9.99574] ,[7.43137, 8.43991], 'k')
  plot([8.17739,9.76889] ,[7.43137, 5.65828], 'k')
  plot([8.17739,6.69956] ,[7.43137, 9.55624], 'k')
  plot([9.09828,9.30769] ,[4.80428, 4.27691], 'k')
  plot([9.09828,9.76889] ,[4.80428, 5.65828], 'k')
  plot([9.09828,9.82886] ,[4.80428, 3.5756], 'k')
  plot([9.09828,9.31774] ,[4.80428, 3.20353], 'k')
  plot([9.09828,9.53669] ,[4.80428, 3.22043], 'k')
  plot([9.09828,9.59857] ,[4.80428, 3.15308], 'k')
  plot([9.09828,9.49562] ,[4.80428, 2.96072], 'k')
  plot([9.09828,9.86868] ,[4.80428, 2.93061], 'k')
  plot([9.09828,8.77117] ,[4.80428, 6.9706], 'k')
  plot([9.09828,8.99046] ,[4.80428, 2.61505], 'k')
  plot([4.94024,4.94026] ,[0.602392, 0.887507], 'k')
  plot([4.94024,4.73078] ,[0.602392, 0.221279], 'k')
  plot([4.94024,4.42378] ,[0.602392, 0.469224], 'k')
  plot([4.94024,5.41026] ,[0.602392, 0.198919], 'k')
  plot([4.94024,5.55726] ,[0.602392, 0.793592], 'k')
  plot([4.94024,4.13165] ,[0.602392, 0.667298], 'k')
  plot([4.94024,6.24803] ,[0.602392, 0.606471], 'k')
  plot([4.94024,6.26889] ,[0.602392, 1.16677], 'k')
  plot([4.94024,3.46703] ,[0.602392, 0.361481], 'k')
  plot([4.94024,3.43432] ,[0.602392, 0.586041], 'k')
  plot([1.12859,1.18213] ,[8.29392, 7.98203], 'k')
  plot([1.12859,0.903123] ,[8.29392, 8.78894], 'k')
  plot([1.12859,0.594872] ,[8.29392, 8.01056], 'k')
  plot([1.12859,1.76285] ,[8.29392, 8.2397], 'k')
  plot([1.12859,1.80272] ,[8.29392, 8.25556], 'k')
  plot([1.12859,1.84732] ,[8.29392, 7.89925], 'k')
  plot([1.12859,0.978123] ,[8.29392, 9.30686], 'k')
  plot([1.12859,1.90868] ,[8.29392, 9.16122], 'k')
  plot([1.12859,1.17433] ,[8.29392, 6.90756], 'k')
  plot([1.12859,1.12792] ,[8.29392, 6.88331], 'k')
  plot([4.31899,5.43818] ,[9.25549, 9.43343], 'k')
  plot([4.31899,5.32872] ,[9.25549, 9.78217], 'k')
  plot([4.31899,5.2734] ,[9.25549, 9.95558], 'k')
  plot([4.31899,3.20633] ,[9.25549, 8.79197], 'k')
  plot([4.31899,2.68037] ,[9.25549, 8.95947], 'k')
  plot([4.31899,6.69956] ,[9.25549, 9.55624], 'k')
  plot([4.31899,1.90868] ,[9.25549, 9.16122], 'k')
  plot([4.31899,1.80272] ,[9.25549, 8.25556], 'k')
  plot([4.31899,1.76285] ,[9.25549, 8.2397], 'k')
  plot([4.31899,1.84732] ,[9.25549, 7.89925], 'k')
  plot([9.94921,9.76889] ,[6.3603, 5.65828], 'k')
  plot([9.94921,8.77117] ,[6.3603, 6.9706], 'k')
  plot([9.94921,9.09828] ,[6.3603, 4.80428], 'k')
  plot([9.94921,9.03957] ,[6.3603, 7.98388], 'k')
  plot([9.94921,9.99574] ,[6.3603, 8.43991], 'k')
  plot([9.94921,9.30769] ,[6.3603, 4.27691], 'k')
  plot([9.94921,8.87894] ,[6.3603, 8.2879], 'k')
  plot([9.94921,8.07329] ,[6.3603, 7.76912], 'k')
  plot([9.94921,9.12886] ,[6.3603, 8.79459], 'k')
  plot([8.14831,7.83533] ,[8.68917, 8.35457], 'k')
  plot([8.14831,8.71595] ,[8.68917, 8.97663], 'k')
  plot([8.14831,8.87894] ,[8.68917, 8.2879], 'k')
  plot([8.14831,8.07329] ,[8.68917, 7.76912], 'k')
  plot([8.14831,9.12886] ,[8.68917, 8.79459], 'k')
  plot([8.14831,9.03957] ,[8.68917, 7.98388], 'k')
  plot([8.14831,6.69956] ,[8.68917, 9.55624], 'k')
  plot([8.14831,8.77117] ,[8.68917, 6.9706], 'k')
  plot([8.14831,9.99574] ,[8.68917, 8.43991], 'k')
  plot([8.88903,9.03957] ,[7.8591, 7.98388], 'k')
  plot([8.88903,8.87894] ,[7.8591, 8.2879], 'k')
  plot([8.88903,8.07329] ,[7.8591, 7.76912], 'k')
  plot([8.88903,8.77117] ,[7.8591, 6.9706], 'k')
  plot([8.88903,9.12886] ,[7.8591, 8.79459], 'k')
  plot([8.88903,8.14831] ,[7.8591, 8.68917], 'k')
  plot([8.88903,8.71595] ,[7.8591, 8.97663], 'k')
  plot([8.88903,7.83533] ,[7.8591, 8.35457], 'k')
  plot([8.88903,9.99574] ,[7.8591, 8.43991], 'k')
  plot([7.61171,7.6159] ,[0.0274955, 0.485089], 'k')
  plot([7.61171,7.35653] ,[0.0274955, 1.26386], 'k')
  plot([7.61171,6.24803] ,[0.0274955, 0.606471], 'k')
  plot([7.61171,7.89979] ,[0.0274955, 1.70549], 'k')
  plot([7.61171,8.62031] ,[0.0274955, 1.58909], 'k')
  plot([7.61171,9.73644] ,[0.0274955, 0.355141], 'k')
  plot([7.61171,5.55726] ,[0.0274955, 0.793592], 'k')
  plot([7.61171,5.41026] ,[0.0274955, 0.198919], 'k')
  plot([2.11752,1.90868] ,[9.17701, 9.16122], 'k')
  plot([2.11752,2.68037] ,[9.17701, 8.95947], 'k')
  plot([2.11752,1.80272] ,[9.17701, 8.25556], 'k')
  plot([2.11752,1.76285] ,[9.17701, 8.2397], 'k')
  plot([2.11752,0.978123] ,[9.17701, 9.30686], 'k')
  plot([2.11752,3.20633] ,[9.17701, 8.79197], 'k')
  plot([2.11752,0.903123] ,[9.17701, 8.78894], 'k')
  plot([2.11752,1.84732] ,[9.17701, 7.89925], 'k')
  plot([2.11752,1.12859] ,[9.17701, 8.29392], 'k')
  plot([2.11752,1.18213] ,[9.17701, 7.98203], 'k')
  plot([1.50903,1.22519] ,[2.28695, 1.82132], 'k')
  plot([1.50903,2.15275] ,[2.28695, 1.20201], 'k')
  plot([1.50903,0.786778] ,[2.28695, 3.38537], 'k')
  plot([1.50903,1.15211] ,[2.28695, 3.56454], 'k')
  plot([1.50903,2.71206] ,[2.28695, 1.55055], 'k')
  plot([1.50903,0.760013] ,[2.28695, 3.53192], 'k')
  plot([1.50903,1.27809] ,[2.28695, 0.803185], 'k')
  plot([1.50903,2.10155] ,[2.28695, 0.831005], 'k')
  plot([1.50903,0.674939] ,[2.28695, 3.69198], 'k')
  plot([1.50903,2.77867] ,[2.28695, 1.16934], 'k')
  plot([8.69475,8.99046] ,[2.66403, 2.61505], 'k')
  plot([8.69475,9.31774] ,[2.66403, 3.20353], 'k')
  plot([8.69475,9.49562] ,[2.66403, 2.96072], 'k')
  plot([8.69475,9.0029] ,[2.66403, 1.7682], 'k')
  plot([8.69475,9.45987] ,[2.66403, 2.01194], 'k')
  plot([8.69475,9.53669] ,[2.66403, 3.22043], 'k')
  plot([8.69475,9.59857] ,[2.66403, 3.15308], 'k')
  plot([8.69475,8.62031] ,[2.66403, 1.58909], 'k')
  plot([8.69475,9.86868] ,[2.66403, 2.93061], 'k')
  plot([8.69475,7.89979] ,[2.66403, 1.70549], 'k')
  plot([9.17195,9.49562] ,[2.91007, 2.96072], 'k')
  plot([9.17195,9.31774] ,[2.91007, 3.20353], 'k')
  plot([9.17195,8.99046] ,[2.91007, 2.61505], 'k')
  plot([9.17195,9.53669] ,[2.91007, 3.22043], 'k')
  plot([9.17195,9.59857] ,[2.91007, 3.15308], 'k')
  plot([9.17195,8.69475] ,[2.91007, 2.66403], 'k')
  plot([9.17195,9.86868] ,[2.91007, 2.93061], 'k')
  plot([9.17195,9.82886] ,[2.91007, 3.5756], 'k')
  plot([9.17195,9.45987] ,[2.91007, 2.01194], 'k')
  plot([9.17195,9.0029] ,[2.91007, 1.7682], 'k')
  plot([9.54448,9.30769] ,[4.10151, 4.27691], 'k')
  plot([9.54448,9.82886] ,[4.10151, 3.5756], 'k')
  plot([9.54448,9.09828] ,[4.10151, 4.80428], 'k')
  plot([9.54448,9.53669] ,[4.10151, 3.22043], 'k')
  plot([9.54448,9.31774] ,[4.10151, 3.20353], 'k')
  plot([9.54448,9.59857] ,[4.10151, 3.15308], 'k')
  plot([9.54448,9.49562] ,[4.10151, 2.96072], 'k')
  plot([9.54448,9.86868] ,[4.10151, 2.93061], 'k')
  plot([9.54448,9.17195] ,[4.10151, 2.91007], 'k')
  plot([9.54448,9.76889] ,[4.10151, 5.65828], 'k')
  plot([7.20355,7.61171] ,[0.118575, 0.0274955], 'k')
  plot([7.20355,7.6159] ,[0.118575, 0.485089], 'k')
  plot([7.20355,6.24803] ,[0.118575, 0.606471], 'k')
  plot([7.20355,7.35653] ,[0.118575, 1.26386], 'k')
  plot([7.20355,7.89979] ,[0.118575, 1.70549], 'k')
  plot([7.20355,5.55726] ,[0.118575, 0.793592], 'k')
  plot([7.20355,5.41026] ,[0.118575, 0.198919], 'k')
  plot([7.20355,8.62031] ,[0.118575, 1.58909], 'k')
  plot([2.89524,2.49364] ,[0.327605, 0.636348], 'k')
  plot([2.89524,3.43728] ,[0.327605, 0.428352], 'k')
  plot([2.89524,3.46703] ,[0.327605, 0.361481], 'k')
  plot([2.89524,3.43432] ,[0.327605, 0.586041], 'k')
  plot([2.89524,2.77867] ,[0.327605, 1.16934], 'k')
  plot([2.89524,2.10155] ,[0.327605, 0.831005], 'k')
  plot([2.89524,1.82723] ,[0.327605, 0.291673], 'k')
  plot([2.89524,2.15275] ,[0.327605, 1.20201], 'k')
  plot([2.89524,2.71206] ,[0.327605, 1.55055], 'k')
  plot([2.89524,4.13165] ,[0.327605, 0.667298], 'k')
  plot([6.05997,5.32872] ,[9.96379, 9.78217], 'k')
  plot([6.05997,6.69956] ,[9.96379, 9.55624], 'k')
  plot([6.05997,5.2734] ,[9.96379, 9.95558], 'k')
  plot([6.05997,5.43818] ,[9.96379, 9.43343], 'k')
  plot([6.05997,4.31899] ,[9.96379, 9.25549], 'k')
  plot([6.05997,7.83533] ,[9.96379, 8.35457], 'k')
  plot([6.05997,8.14831] ,[9.96379, 8.68917], 'k')
  plot([6.05997,8.71595] ,[9.96379, 8.97663], 'k')
  plot([6.05997,8.07329] ,[9.96379, 7.76912], 'k')
  plot([6.05997,3.20633] ,[9.96379, 8.79197], 'k')
  plot([1.49447,1.84732] ,[7.52617, 7.89925], 'k')
  plot([1.49447,1.18213] ,[7.52617, 7.98203], 'k')
  plot([1.49447,1.17433] ,[7.52617, 6.90756], 'k')
  plot([1.49447,1.12792] ,[7.52617, 6.88331], 'k')
  plot([1.49447,1.76285] ,[7.52617, 8.2397], 'k')
  plot([1.49447,1.80272] ,[7.52617, 8.25556], 'k')
  plot([1.49447,1.12859] ,[7.52617, 8.29392], 'k')
  plot([1.49447,0.594872] ,[7.52617, 8.01056], 'k')
  plot([1.49447,0.249728] ,[7.52617, 7.17579], 'k')
  plot([1.49447,0.903123] ,[7.52617, 8.78894], 'k')
  plot([2.38772,2.49364] ,[0.360862, 0.636348], 'k')
  plot([2.38772,2.89524] ,[0.360862, 0.327605], 'k')
  plot([2.38772,2.10155] ,[0.360862, 0.831005], 'k')
  plot([2.38772,1.82723] ,[0.360862, 0.291673], 'k')
  plot([2.38772,2.15275] ,[0.360862, 1.20201], 'k')
  plot([2.38772,2.77867] ,[0.360862, 1.16934], 'k')
  plot([2.38772,3.43728] ,[0.360862, 0.428352], 'k')
  plot([2.38772,3.43432] ,[0.360862, 0.586041], 'k')
  plot([2.38772,3.46703] ,[0.360862, 0.361481], 'k')
  plot([2.38772,1.27809] ,[0.360862, 0.803185], 'k')
  plot([9.09898,8.77117] ,[6.63548, 6.9706], 'k')
  plot([9.09898,9.94921] ,[6.63548, 6.3603], 'k')
  plot([9.09898,9.76889] ,[6.63548, 5.65828], 'k')
  plot([9.09898,8.88903] ,[6.63548, 7.8591], 'k')
  plot([9.09898,9.03957] ,[6.63548, 7.98388], 'k')
  plot([9.09898,8.07329] ,[6.63548, 7.76912], 'k')
  plot([9.09898,8.87894] ,[6.63548, 8.2879], 'k')
  plot([9.09898,9.09828] ,[6.63548, 4.80428], 'k')
  plot([9.09898,9.99574] ,[6.63548, 8.43991], 'k')
  plot([2.52465,2.71206] ,[1.74943, 1.55055], 'k')
  plot([2.52465,2.77867] ,[1.74943, 1.16934], 'k')
  plot([2.52465,2.15275] ,[1.74943, 1.20201], 'k')
  plot([2.52465,2.10155] ,[1.74943, 0.831005], 'k')
  plot([2.52465,2.49364] ,[1.74943, 0.636348], 'k')
  plot([2.52465,1.50903] ,[1.74943, 2.28695], 'k')
  plot([2.52465,1.22519] ,[1.74943, 1.82132], 'k')
  plot([2.52465,2.38772] ,[1.74943, 0.360862], 'k')
  plot([2.52465,2.89524] ,[1.74943, 0.327605], 'k')
  plot([2.52465,3.43432] ,[1.74943, 0.586041], 'k')
  plot([9.28333,9.09828] ,[4.89745, 4.80428], 'k')
  plot([9.28333,9.30769] ,[4.89745, 4.27691], 'k')
  plot([9.28333,9.54448] ,[4.89745, 4.10151], 'k')
  plot([9.28333,9.76889] ,[4.89745, 5.65828], 'k')
  plot([9.28333,9.82886] ,[4.89745, 3.5756], 'k')
  plot([9.28333,9.94921] ,[4.89745, 6.3603], 'k')
  plot([9.28333,9.31774] ,[4.89745, 3.20353], 'k')
  plot([9.28333,9.53669] ,[4.89745, 3.22043], 'k')
  plot([9.28333,9.09898] ,[4.89745, 6.63548], 'k')
  plot([9.28333,9.59857] ,[4.89745, 3.15308], 'k')
end
plot([0.5, 1.04126], [0.5, 0.428079], 'r', 'LineWidth', 2)
plot([1.04126, 4.94026], [0.428079, 0.887507], 'r', 'LineWidth', 2)
plot([4.94026, 6.26889], [0.887507, 1.16677], 'r', 'LineWidth', 2)
plot([6.26889, 7.89979], [1.16677, 1.70549], 'r', 'LineWidth', 2)
plot([7.89979, 9.30769], [1.70549, 4.27691], 'r', 'LineWidth', 2)
plot([9.30769, 9.03957], [4.27691, 7.98388], 'r', 'LineWidth', 2)
plot([9.03957, 9.12886], [7.98388, 8.79459], 'r', 'LineWidth', 2)
plot([9.12886, 9], [8.79459, 9], 'r', 'LineWidth', 2)
text(0.5, 0.5,'S','FontSize',12)
text(9, 9,'G','FontSize',12)
hold off
title('Number of nodes is 100 and K (number of edge attempts) is 10')
axis equal
